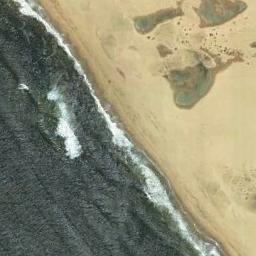
#> input picture dataset/train/beach/beach_071.jpg, 256 x 256 px; its folder holds only this picture in this run
$ jupyter execute main.ipynb   (older library calls are emulated)
#> lines starting #> are read from the running program, lines starting #| are printed output that depends on the picture
[cell 1]
import numpy as np
import cv2
import os
from skimage.filters.rank import entropy
import seaborn as sns
import pandas as pd
import matplotlib.pyplot as plt

#  Phase 1: Feature Extraction

## Load Images from Dataset
This function loads images, resizes them, and stores them in arrays.

[cell 2]
def load_images(folder, img_size=(256, 256)):
#> called with folder = './dataset/train', img_size = (256, 256)
    images = []
    labels = []
    for class_name in os.listdir(folder):
        class_path = os.path.join(folder, class_name)
        if os.path.isdir(class_path):
            for img_name in os.listdir(class_path):
                img_path = os.path.join(class_path, img_name)
                img = cv2.imread(img_path)
#> img is the input picture: shape (256, 256, 3); mean B, G, R 115.4, 139.7, 142.6
                img = cv2.resize(img, img_size)
                images.append(img)
                labels.append(class_name)
    return np.array(images), np.array(labels)

## Feature Extraction
The following function extracts various features including color, texture, edge density, and statistical properties.

[cell 3]
import cv2
import numpy as np
from skimage.feature import graycomatrix, graycoprops
from skimage.measure import shannon_entropy

def extract_features(images):
    """
    Extracts various features from images including color, texture, edge density,
    statistical properties, and homogeneity.
    """
    features = []
    for img in images:
        gray = cv2.cvtColor(img, cv2.COLOR_BGR2GRAY)

        # Color Features: Mean values of R, G, B channels
        mean_colors = img.mean(axis=(0, 1))

        # Texture Feature: Variance of Laplacian (sharpness measure)
        lbp = cv2.Laplacian(gray, cv2.CV_64F).var()

        # Edge Feature: Edge density using Canny edge detection
        edges = cv2.Canny(gray, 100, 200)
        edge_density = np.mean(edges)

        # Statistical Feature: Combined Mean & Variance of pixel intensity
        stat_features = np.mean(gray) + np.var(gray)

        # Color Variance: Measures the diversity of colors in the image
        color_variance = np.var(img, axis=(0, 1)).mean()

        # Improved Roughness: Standard deviation of intensity differences
        diff_intensity = np.diff(gray.astype(np.float32), axis=0)
        roughness = np.std(diff_intensity)

        # Image Entropy: Measures randomness/complexity in the image
        entropy_value = shannon_entropy(gray)

        # New Feature: GLCM Homogeneity (Texture Feature)
        glcm = graycomatrix(gray, distances=[1], angles=[0], levels=256, symmetric=True, normed=True)
        homogeneity = graycoprops(glcm, 'homogeneity')[0, 0]

        # Append features to the list
        features.append([
            *mean_colors, lbp, edge_density, stat_features,
            color_variance, roughness, entropy_value, homogeneity
        ])
#> this loop made 2 passes
#> (mean_colors, lbp, edge_density, stat_features, color_variance, roughness, entropy_value, homogeneity) on passes 1 to 2: ([115.4, 139.7, 142.6], 737.5, 22.89, 3050.8, 2762.4, 11.99, 7.17, 0.227), ([48.75, 47.13, 46.77], 219.6, 17.14, 541.2, 505.6, 8.4, 6.18, 0.248)
#> pass 1, in extract_features, `gray = cv2.cvtColor(img, cv2.COLOR_BGR2GRAY)`:
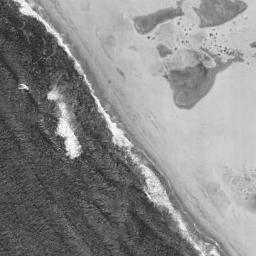
#> gray: shape (256, 256); min 29, max 254, mean 137.8
#> pass 1, in extract_features, `edges = cv2.Canny(gray, 100, 200)`:
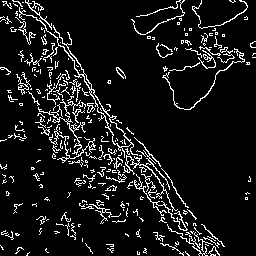
#> edges: shape (256, 256); 9% white in thin lines or dots
#> pass 1, in extract_features, `diff_intensity = np.diff(gray.astype(np.float32), axis=0)`:
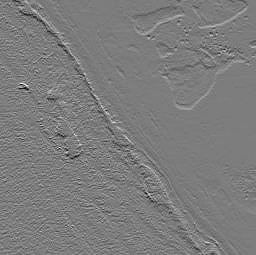
#> diff_intensity: shape (255, 256) float32; min -108, max 112, mean -0.3; drawn with min black and max white
#> pass 2, in extract_features, `gray = cv2.cvtColor(img, cv2.COLOR_BGR2GRAY)`:
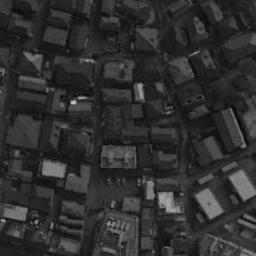
#> gray: shape (256, 256); min 2, max 196, mean 47.2
#> after the loop:
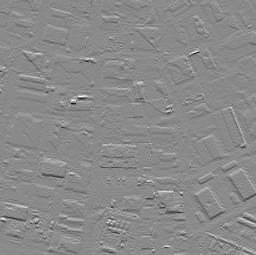
#> diff_intensity: shape (255, 256) float32; min -102, max 86, mean 0; drawn with min black and max white
#> after the loop:
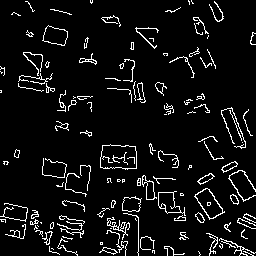
#> edges: shape (256, 256); 6.7% white in thin lines or dots
#> after the loop, features = [[115.4, 139.7, 142.6, 737.5, 22.89, 3050.8, 2762.4, 11.99, 7.17, 0.227], [48.75, 47.13, 46.77, 219.6, 17.14, 541.2, 505.6, 8.4, 6.18, 0.248]]

    return np.array(features)

## Process Images and Save Features
Now, we load the images, extract features, and save them into a CSV file for further analysis.

[cell 4]
import os
import pandas as pd

# Load images from dataset
image_folder = "./dataset/train"
images, labels = load_images(image_folder)

# Extract features
features = extract_features(images)

# Define feature names
feature_names = ["R", "G", "B", "LBP", "Edges", "Stat_Feature", "Color_Variance", "Roughness", "Entropy", "Homogeneity"]

# Save extracted features into a CSV file for further analysis
df = pd.DataFrame(features, columns=feature_names)
#> df = table of 2 rows and 10 columns

output_path = "features.csv"
df.to_csv(output_path, index=False)

print(f"✅ Feature extraction completed and saved to {output_path}!")

## Summary of Extracted Features

Below is a summary of all extracted features along with their descriptions:

|  **Feature Name** |  **Description** |
|--------------|-------------------------------------------------------------|
| **R, G, B** | Average pixel intensity in Red, Green, and Blue channels (color features) |
| **LBP (Laplacian Variance)** | Measures texture sharpness and contrast (higher = sharper texture) |
| **Edge Density** | Number of edges detected using the Canny edge detector (higher = more edges) |
| **Stat_Feature** | Combined Mean & Variance of pixel intensities (brightness & contrast) |
| **Color Variance** | Measures the diversity of colors in the image (higher = more colorful) |
| **Texture Roughness** | Measures surface roughness using pixel intensity differences (higher = rougher) |
| **Entropy** | Measures randomness & complexity in the image (higher = more complex texture) |

---
### ✅ **Key Insights**
✔ **Higher Edge Density** → More detailed images with strong contours.
✔ **Higher Entropy** → More complex images with diverse textures.
✔ **Higher Color Variance** → More colorful and vibrant images.
✔ **Higher Roughness** → More irregular and noisy textures.

These features will be used in the next step for **Feature Selection (Phase 2).**
**Let’s move to the next step!**

#  Phase 2: Feature Selection

[cell 5]
# Load extracted features from Phase 1
df = pd.read_csv("features.csv")
#> (reads features.csv from the repository)

### Manually Calculate Pearson Correlation Coefficient

[cell 6]
def pearson_correlation(x, y):
    mean_x, mean_y = sum(x) / len(x), sum(y) / len(y)
    numerator = sum((a - mean_x) * (b - mean_y) for a, b in zip(x, y))
    denominator = ((sum((a - mean_x) ** 2 for a in x) * sum((b - mean_y) ** 2 for b in y)) ** 0.5)
    return numerator / denominator if denominator != 0 else 0

### Construct Correlation Matrix

[cell 7]
df.columns

[cell 8]
# Construct correlation matrix manually
features = df.columns
correlation_matrix = {}

for feature1 in features:
    correlation_matrix[feature1] = {}
    for feature2 in features:
        if feature1 == feature2:
            correlation_matrix[feature1][feature2] = 1  # Correlation with itself is always 1
        else:
            correlation_matrix[feature1][feature2] = pearson_correlation(df[feature1], df[feature2])

# Convert dictionary to DataFrame for better visualization
correlation_df = pd.DataFrame(correlation_matrix)

# Display correlation matrix
correlation_df

[cell 9]
import seaborn as sns
import matplotlib.pyplot as plt

# Assuming correlation_df is correctly computed
# Now we plot the heatmap using correlation_df
plt.figure(figsize=(10, 8))
sns.heatmap(correlation_df, annot=True, cmap="coolwarm", fmt=".2f", linewidths=0.5)

# Adding title
plt.title("Feature Correlation Matrix", fontsize=14)

# Show the plot
plt.show()
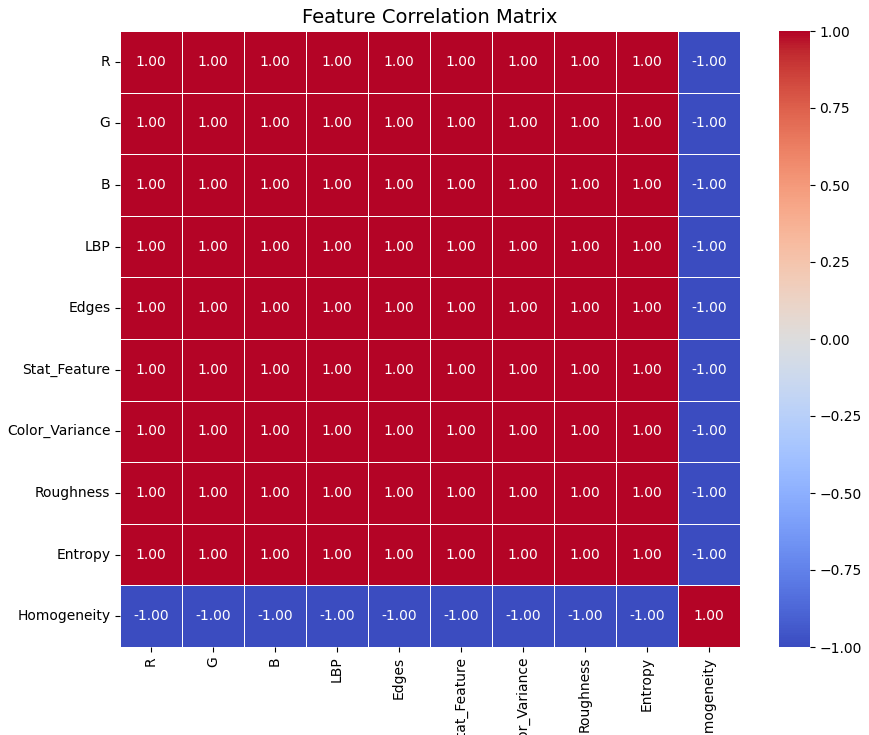
#> figure drawn by matplotlib, 2 panels

### Remove Highly Correlated Features

[cell 10]
# Define a threshold to remove highly correlated features
threshold = 0.97
features_to_remove = set()

for feature1 in features:
    for feature2 in features:
        if feature1 != feature2 and abs(correlation_matrix[feature1][feature2]) > threshold:
            features_to_remove.add(feature2)  # Mark feature for removal

# Display features to be removed
print("Features to be removed:", features_to_remove)

### Select Final Features

[cell 11]
df

[cell 12]
# Select the final features by removing highly correlated ones
selected_features = [f for f in features if f not in features_to_remove]

# Select the final features by removing highly correlated ones
df_selected = df[selected_features]

# Save the selected features to a new CSV file
df_selected.to_csv("features_selected.csv", index=False)

# Display selected features
print("Selected Features:", selected_features)

### Verifying the Accuracy of the Manual Algorithm
This section compares the manually computed correlation-based feature selection with the built-in Pandas functions to ensure correctness.

[cell 13]
import pandas as pd

# Load extracted features
df = pd.read_csv("features.csv")

# Compute correlation matrix using Pandas
correlation_matrix = df.corr()

# Define a threshold for high correlation
threshold = 0.97

# Identify highly correlated features
to_remove = set()
for col in correlation_matrix.columns:
    for row in correlation_matrix.index:
        if col != row and abs(correlation_matrix.loc[row, col]) > threshold:
            to_remove.add(row)

# Select features that are not highly correlated
selected_features_lib = [f for f in df.columns if f not in to_remove]

# Create a new DataFrame with selected features
df_selected_lib = df[selected_features_lib]

# Save the selected features
df_selected_lib.to_csv("features_selected_lib.csv", index=False)

# Display results
print("Selected Features using Pandas:", selected_features_lib)
